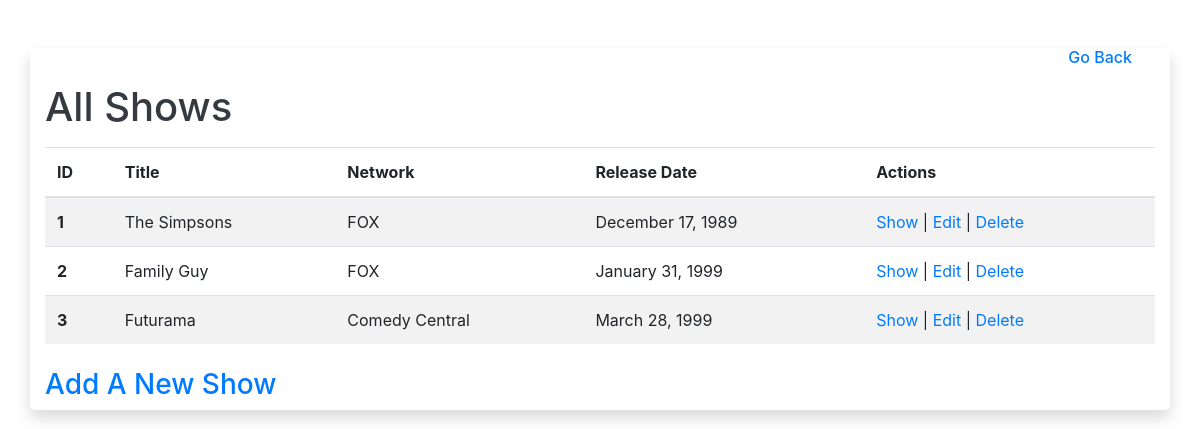
The app's page /, older data.
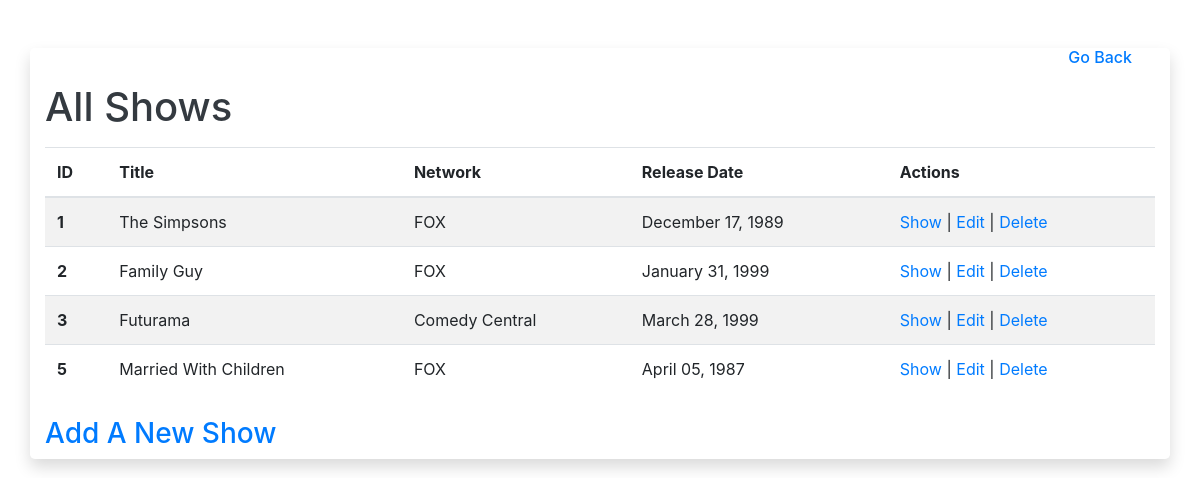
The same page, newer data.
### SemiRestfulShows/models.py (models this page shows)
class Shows(models.Model):
    title = models.CharField(max_length=255)
    network = models.CharField(max_length=50)
    release_date = models.DateField()
    description = models.TextField()
    created_at = models.DateTimeField(auto_now_add=True)
    updated_at = models.DateTimeField(auto_now=True)
    objects = ShowValidation()

### SemiRestfulShows/views.py (the view)
# urls.py: path('', views.showlist, name = 'home'),
def showlist(request):
    context = {
        "showlist" : Shows.objects.all(),
        "pagetitle" : "All Shows",
    }
    return render(request, 'html/home.html', context)

### SemiRestfulShows/templates/html/home.html
{% extends "html/base.html" %}
{% block content %}
<div class="row align-items-start justify-content-start mb-2">
    <div class="col align-self-start">
        <h1>All Shows</h1>
    </div>
</div>
<div class="row align-items-start justify-content-start mb-2">
    <div class="col align-self-start">
        <table class="table table-striped">
            <thead>
                <tr>
                    <th scope="col">ID</th>
                    <th scope="col">Title</th>
                    <th scope="col">Network</th>
                    <th scope="col">Release Date</th>
                    <th scope="col">Actions</th>
                </tr>
            </thead>
            <tbody>
                {% for show in showlist %}
                <tr>
                <th scope="row">{{ show.id }}</th>
                <td>{{ show.title }}</td>
                <td>{{ show.network }}</td>
                <td>{{ show.release_date|date:"F d, Y"}}</td>
                <td><a href="{% url 'display_show' show.id %}">Show</a> | <a href="{% url 'editshow' show.id %}">Edit</a> | <a href="{% url 'destroyshow' show.id %}">Delete</a></td>
                {% endfor %}
            </tbody>
        </table>
    </div>
</div>
<div class="row align-items-start justify-content-start mb-2">
    <div class="col align-self-start">
        <h3><a href="{% url 'newshow' %}">Add A New Show</a></h3>
    </div>
</div>
{% endblock %}

Row changes from the older to the newer data that the page shows:
added Shows: id "5", title "Married With Children", network "FOX", release_date "April 05, 1987"
